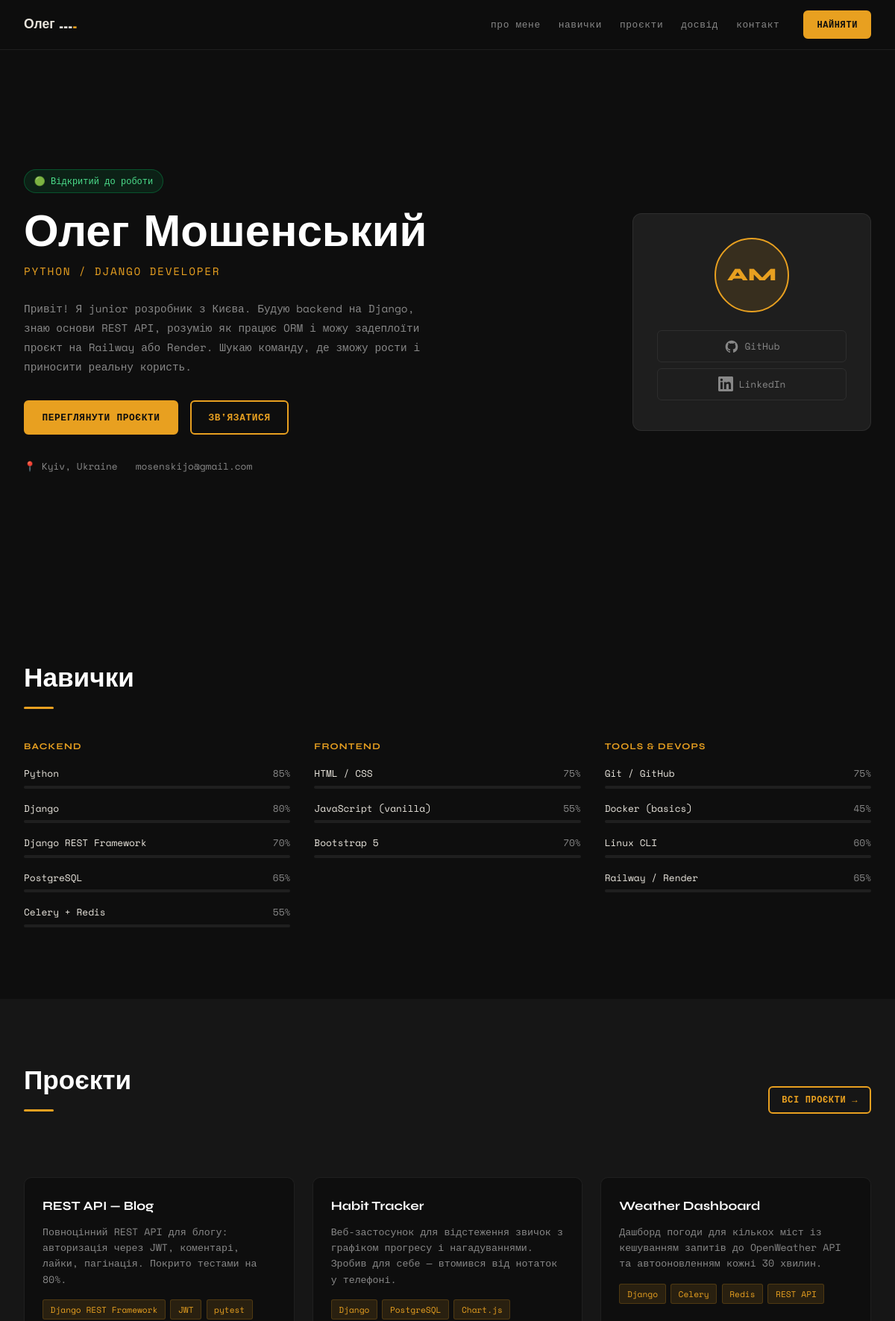
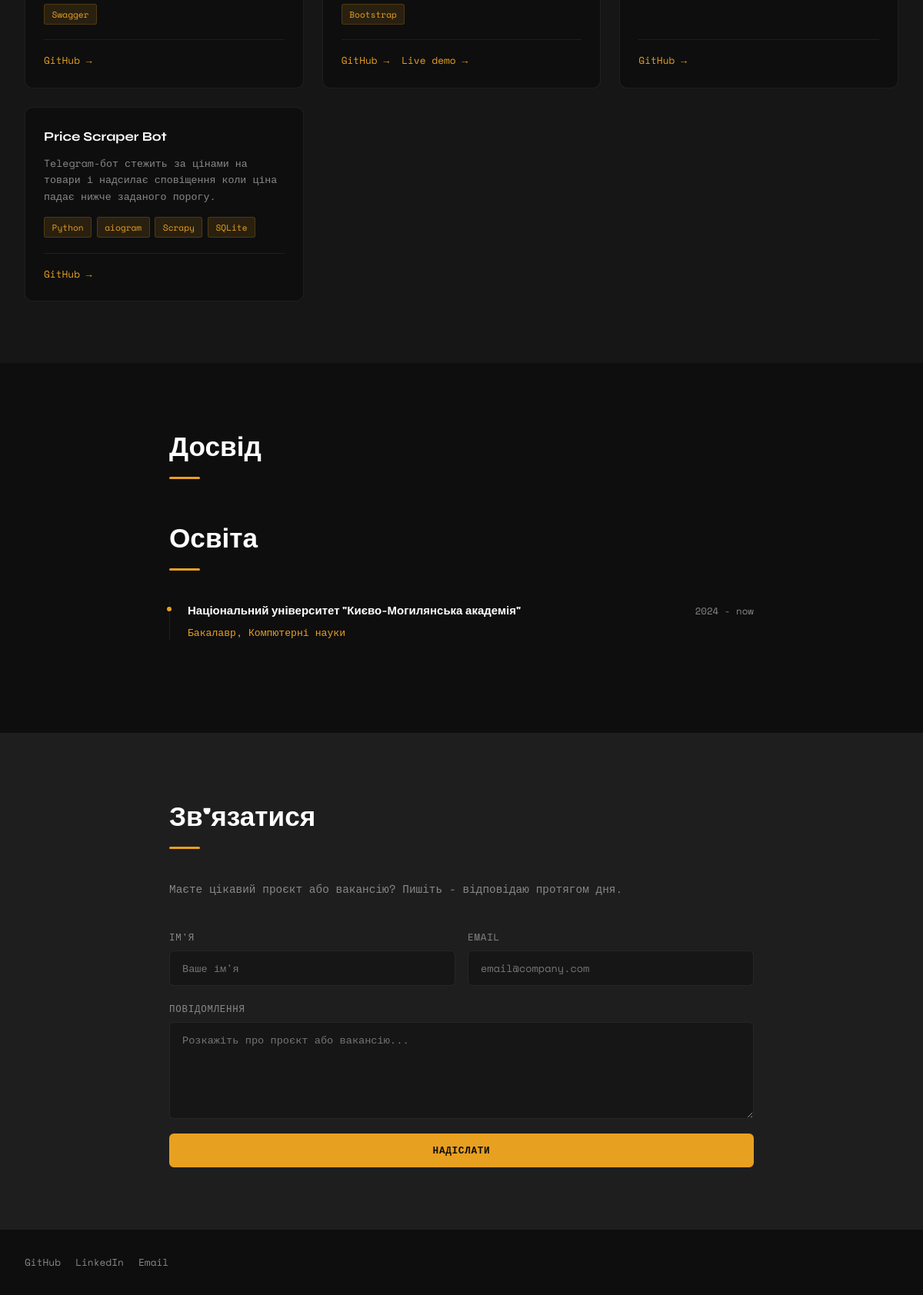
The page / on the database its author committed (2 pictures, top to bottom).
### cv/models.py (models this page shows, shortened)
class Skill(models.Model):
    CATEGORY_CHOICES = [
        ('backend', 'Backend'),
        ('frontend', 'Frontend'),
        ('tools', 'Tools & DevOps'),
        ('other', 'Other'),
    ]
    name = models.CharField(max_length=100)
    category = models.CharField(max_length=20, choices=CATEGORY_CHOICES)
    level = models.IntegerField(default=70, help_text="Від 0 до 100")
    order = models.IntegerField(default=0)
    class Meta:
        ordering = ['category', 'order']

class Project(models.Model):
    title = models.CharField(max_length=200)
    description = models.TextField()
    tech_stack = models.CharField(max_length=300, help_text="Через кому: Python, Django, PostgreSQL")
    github_url = models.URLField(blank=True)
    live_url = models.URLField(blank=True)
    created_at = models.DateField()
    is_featured = models.BooleanField(default=False)
    class Meta:
        ordering = ['-created_at']
    def get_tech_list(self):
        return [t.strip() for t in self.tech_stack.split(',')]

### cv/views.py (the view, shortened to what this page needs)
# urls.py: path('', views.index, name='index'),
def index(request):
    projects = Project.objects.filter(is_featured=True)[:4]
    skills = Skill.objects.all()
    skills_by_category = {}
    for skill in skills:
        cat = skill.get_category_display()
        skills_by_category.setdefault(cat, []).append(skill)
    form = ContactForm()
    context = {
        'about': ABOUT,
        'experience': EXPERIENCE,
        'education': EDUCATION,
        'projects': projects,
        'skills_by_category': skills_by_category,
        'form': form,
    }
    return render(request, 'cv/index.html', context)

### cv/forms.py
class ContactForm(forms.Form):
    name = forms.CharField(
        max_length=150,
        widget=forms.TextInput(attrs={
            'placeholder': 'Ваше ім\'я',
            'class': 'form-input',
        })
    )
    email = forms.EmailField(
        widget=forms.EmailInput(attrs={
            'placeholder': 'email@company.com',
            'class': 'form-input',
        })
    )
    text = forms.CharField(
        widget=forms.Textarea(attrs={
            'placeholder': 'Розкажіть про проєкт або вакансію...',
            'class': 'form-input',
            'rows': 5,
        })
    )

### cv/templates/cv/index.html (shortened to what this page needs)
{% load static %}
<!doctype html>
<html lang="uk">
  <head>
    <link rel="stylesheet" href="{% static 'cv/css/style.css' %}" />
  </head>
  <body>
    <header class="nav" id="top">
      <div class="nav__inner">
        <a href="#top" class="nav__logo"
          >{{ about.name | truncatewords:1 }}<span class="dot">.</span></a
        >
        <nav class="nav__links">
          <a href="#about">про мене</a>
          <a href="#skills">навички</a>
          <a href="#projects">проєкти</a>
          <a href="#experience">досвід</a>
          <a href="#contact">контакт</a>
        </nav>
        <a href="#contact" class="btn btn--sm">Найняти</a>
      </div>
    </header>
    <section class="hero" id="about">
      <div class="hero__grid">
        <div class="hero__text">
          {% if about.open_to_work %}
          <div class="badge">🟢 Відкритий до роботи</div>
          {% endif %}
          <h1 class="hero__name">{{ about.name }}</h1>
          <p class="hero__role">{{ about.role }}</p>
          <p class="hero__bio">{{ about.bio }}</p>
          <div class="hero__actions">
            <a href="#projects" class="btn">Переглянути проєкти</a>
            <a href="#contact" class="btn btn--outline">Зв'язатися</a>
          </div>
          <div class="hero__meta">
            <span>📍 {{ about.location }}</span>
            <a href="mailto:{{ about.email }}">{{ about.email }}</a>
          </div>
        </div>
        <div class="hero__card">
          <div class="card-avatar">
            <div class="avatar-placeholder">AM</div>
          </div>
          <div class="card-links">
            <a
              href="{{ about.github }}"
              target="_blank"
              rel="noopener"
              class="social-link"
            >
              GitHub
            </a>
            <a
              href="{{ about.linkedin }}"
              target="_blank"
              rel="noopener"
              class="social-link"
            >
              LinkedIn
            </a>
          </div>
        </div>
      </div>
    </section>
    <section class="section" id="skills">
      <div class="container">
        <h2 class="section__title">Навички</h2>
        <div class="skills-grid">
          {% for category, skill_list in skills_by_category.items %}
          <div class="skill-group">
            <h3 class="skill-group__title">{{ category }}</h3>
            <ul class="skill-list">
              {% for skill in skill_list %}
              <li class="skill-item">
                <div class="skill-item__header">
                  <span>{{ skill.name }}</span>
                  <span class="skill-item__pct">{{ skill.level }}%</span>
                </div>
                <div class="skill-bar">
                </div>
              </li>
              {% endfor %}
            </ul>
          </div>
          {% endfor %}
        </div>
      </div>
    </section>
    <section class="section section--dark" id="projects">
      <div class="container">
        <div class="section__head">
          <h2 class="section__title">Проєкти</h2>
          <a href="{% url 'projects' %}" class="btn btn--sm btn--outline"
            >Всі проєкти →</a
          >
        </div>
        <div class="projects-grid">
          {% for project in projects %}
          <article class="project-card">
            <div class="project-card__body">
              <h3 class="project-card__title">{{ project.title }}</h3>
              <p class="project-card__desc">{{ project.description }}</p>
              <div class="project-card__tags">
                {% for tech in project.get_tech_list %}
                <span class="tag">{{ tech }}</span>
                {% endfor %}
              </div>
            </div>
            <div class="project-card__links">
              {% if project.github_url %}
              <a href="{{ project.github_url }}" target="_blank" rel="noopener"
                >GitHub →</a
              >
              {% endif %} {% if project.live_url %}
              <a
                href="{{ project.live_url }}"
                target="_blank"
                rel="noopener"
                class="link--accent"
                >Live demo →</a
              >
              {% endif %}
            </div>
          </article>
          {% endfor %}
        </div>
      </div>
    </section>
    <section class="section" id="experience">
      <div class="container container--narrow">
        <h2 class="section__title">Досвід</h2>
        <h2 class="section__title" style="margin-top: 3rem">Освіта</h2>
        <div class="timeline">
          {% for edu in education %}
          <div class="timeline__item">
            <div class="timeline__dot"></div>
            <div class="timeline__content">
              <div class="timeline__meta">
                <strong>{{ edu.school }}</strong>
                <span class="timeline__period">{{ edu.year }}</span>
              </div>
              <p class="timeline__role">{{ edu.degree }}</p>
            </div>
          </div>
          {% endfor %}
        </div>
      </div>
    </section>
    <section class="section section--accent" id="contact">
      <div class="container container--narrow">
        <h2 class="section__title">Зв'язатися</h2>
        <p class="section__sub">
          Маєте цікавий проєкт або вакансію? Пишіть - відповідаю протягом дня.
        </p>
        <form method="POST" class="contact-form" novalidate>
          <div class="form-row">
            <div class="form-group">
              <label for="id_name">Ім'я</label>
              {{ form.name }}
            </div>
            <div class="form-group">
              <label for="id_email">Email</label>
              {{ form.email }}
            </div>
          </div>
          <div class="form-group">
            <label for="id_text">Повідомлення</label>
            {{ form.text }}
          </div>
          <button type="submit" class="btn">Надіслати</button>
        </form>
      </div>
    </section>
    <footer class="footer">
      <div class="container">
        <div class="footer__links">
          <a href="{{ about.github }}" target="_blank" rel="noopener">GitHub</a>
          <a href="{{ about.linkedin }}" target="_blank" rel="noopener"
            >LinkedIn</a
          >
          <a href="mailto:{{ about.email }}">Email</a>
        </div>
      </div>
    </footer>
  </body>
</html>

### rows shown on the page
Skill: category "BACKEND", name "Python", level "85"
Skill: name "Django", level "80"
Skill: name "Django REST Framework", level "70"
Skill: name "PostgreSQL", level "65"
Skill: name "Celery + Redis", level "55"
Skill: category "FRONTEND", name "HTML / CSS", level "75"
Skill: name "JavaScript (vanilla)", level "55"
Skill: name "Bootstrap 5", level "70"
Skill: category "TOOLS & DEVOPS", name "Git / GitHub", level "75"
Skill: name "Docker (basics)", level "45"
Skill: name "Linux CLI", level "60"
Skill: name "Railway / Render", level "65"
Project: title "REST API — Blog", description "Повноцінний REST API для блогу: авторизація через JWT, коментарі, лайки, пагінація. Покрито тестами на 80%.", get_tech_list "Django REST Framework" "JWT" "pytest" "Swagger"
Project: title "Habit Tracker", description "Веб-застосунок для відстеження звичок з графіком прогресу і нагадуваннями. Зробив для себе — втомився від нотаток у телефоні.", get_tech_list "Django" "PostgreSQL" "Chart.js" "Bootstrap"
Project: title "Weather Dashboard", description "Дашборд погоди для кількох міст із кешуванням запитів до OpenWeather API та автооновленням кожні 30 хвилин.", get_tech_list "Django" "Celery" "Redis" "REST API"
Project: title "Price Scraper Bot", description "Telegram-бот стежить за цінами на товари і надсилає сповіщення коли ціна падає нижче заданого порогу.", get_tech_list "Python" "aiogram" "Scrapy" "SQLite"

### other values the page prints
{{ about.name | truncatewords:1 }} "Олег …"
{{ about.name }} "Олег Мошенський"
{{ about.role }} "PYTHON / DJANGO DEVELOPER"
{{ about.location }} "Kyiv, Ukraine"
{{ about.email }} "mosenskijo@gmail.com"
{{ edu.school }} "Національний університет \"Києво-Могилянська академія\""
{{ edu.year }} "2024 - now"
{{ edu.degree }} "Бакалавр, Компютерні науки"
